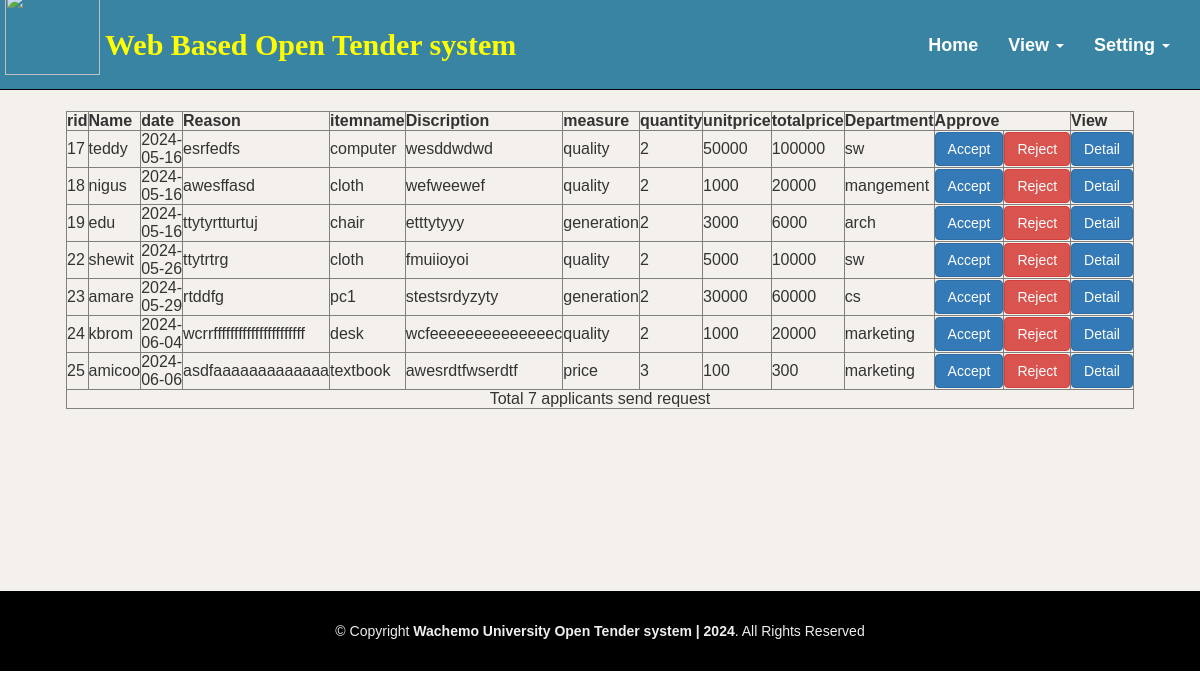
The app's page /viewrequestsc.php with its own data.
### tables this page shows
CREATE TABLE `request` (
  `rid` int(100) NOT NULL,
  `name` varchar(20) NOT NULL,
  `date` date NOT NULL,
  `reason` varchar(300) NOT NULL,
  `itemkind` varchar(30) NOT NULL,
  `Discription` varchar(7000) NOT NULL,
  `measure` varchar(20) NOT NULL,
  `quantity` int(11) NOT NULL,
  `unitprice` int(11) NOT NULL,
  `totalprice` int(11) NOT NULL,
  `department` varchar(100) NOT NULL,
  `status` varchar(30) NOT NULL,
  `approve` varchar(20) NOT NULL,
  `checked` varchar(20) DEFAULT NULL
);

### viewrequestsc.php (the view, shortened to what this page needs)
<html>
<head>
 <link rel="stylesheet" href="css/fontawesome.min.css">
  <link rel="stylesheet" href="css1/mystyle1.min.css">
 <link href="css/animate/animate.min.css" rel="stylesheet">
 <link href="css/ionicons/css/ionicons.min.css" rel="stylesheet">
  <link rel="stylesheet" type="text/css" href="css/login33.css">
<link rel="stylesheet" type="text/css" href="css/stylelogin.css">
  <link rel="stylesheet" type="text/css" href="css/index.css">
  <link rel="stylesheet" href="css/fontawesome.min.css">
</head>
<body data-spy="scroll" data-target=".navbar" data-offset="50">
<nav class="navbar navbar-inverse navbar-fixed-top">
  <div class="container-fluid">
  <div class="navbar-header">
     <h3> <a class="navbar-brand1" href="#">Web Based Open Tender system</a></h3>
     <a href="index.php"><img style="margin-top:-90px;margin-left:-10px;" src="images/ww.png" width="95px"
   height="85px"></a>
    </div>
    <div>
      <div class="collapse navbar-collapse" id="myNavbar">
        <ul class="nav menu">
           <li> <a href="scientificdirector.php" ><span class="glyphicon glyphicon-home"></span>Home</a></li>
            <li class="dropdown"><a class="dropdown-toggle" data-toggle="dropdown" href="#">View <span class="caret"></span></a>
          </li>
          <li class="dropdown"><a class="dropdown-toggle" data-toggle="dropdown" href="#">Setting <span class="caret"></span></a>
          </li>
        </ul>
      </div>
    </div>
  </div>
</nav>
  <a href="javascript:void(0);" style="font-size:15px;" class="icon" onclick="myFunction()">&#9776;</a>
<div id="section1" class="container-fluid" style="visibility: visible; animation-name: fadeInUp; -webkit-animation-name: fadeInUp;">
<?php
$mysql=mysqli_connect('localhost','root','');
		?>
		<html>
		<head>
 <table border="1" width="1000" align="center" cellpadding="3" class="mytable" cellspacing="0">
                <tr>
<th>rid </th>
<th>Name </th> <th> date </th><th>Reason</th>
<th> itemname </th><th> Discription</th><th> measure </th>
<th> quantity </th><th> unitprice </th><th> totalprice </th><th> Department </th>
<th colspan="2">Approve</th><th>View</th>
            </tr>
			  <?php
			  $result = mysqli_query($mysql," SELECT * FROM request ");
while($show = mysqli_fetch_array($result)){
		$rid=$show['rid'];$name=$show['name'];$date=$show['date'];
		$reason=$show['reason'];$itemkind=$show['itemkind'];
		$itemmodel=$show['Discription'];$measure=$show['measure'];
		$quantity=$show['quantity'];$unitprice=$show['unitprice'];
		$totalprice=$show['totalprice'];
			$dep=$show['department'];
		?>
		<tr>
<td><?php echo $rid ?></td><td><?php echo $name ?></td>
<td><?php echo $date ?></td><td><?php echo $reason ?></td>
<td><?php echo $itemkind  ?></td><td><?php echo $itemmodel?></td>
<td><?php echo $measure ?></td><td><?php echo $quantity?></td>
<td><?php echo $unitprice ?></td><td><?php echo $totalprice?></td><td><?php echo $dep?></td>
<td><a href="accept.php?id=<?php echo $show['rid'] ?>">
<button class="btn btn-primary"> Accept </button></a></td>
<td><a href="reject.php?id=<?php echo $show['rid'] ?>">
<button class="btn btn-danger"> Reject </button></a></td><td>
<button type="button" class="btn btn-primary detailbtn"> Detail </button></td>
</tr>
<?php
  }
  $sql="SELECT * FROM request request";
  $result=mysqli_query($mysql,$sql);
	$records = mysqli_num_rows($result);
    ?>
	 <tr>
              <td align="center" colspan="15" ><?php echo "Total ".$records." applicants send request"; ?> </td>
            </tr>
			<?php
print( "</table>");
?>
</div>
<footer id="footer">
    <div class="container">
      <div class="copyright">
      © Copyright <strong>Wachemo University Open Tender system | 2024</strong>. All Rights Reserved
      </div>
                        </div>
  </footer>
</body>
</html>

### css/stylelogin.css (style rules this page uses)
*,:after,:before { box-sizing:border-box }
a { color:inherit;text-decoration:none }

### css/index.css (style rules this page uses)
body { margin: 0; font-family: Arial, Helvetica, sans-serif; background-color:none; overflow-y:none; }
#section1 { overflow-y: scroll; background-color:#F4F0EC; }
.collapse { float:right; font-size:20px;margin-right:40px; }
.navbar { background-color:#3884a2; height:90px; }
.navbar-brand1 { margin-left:90px;margin-top:-60px;font-size:30px;font-family:san serif;font-weight:bold;color:yellow;line-height:50px; }
ul li a { font-size:18px; font-family:sans-serif; color:white; font-weight:bold; line-height:70px; }
ul { list-style-type: none; backgjround-color: #333; margin-right:-40px; }
li { float: left; }
li a { display: block; color: white; text-align: center; padding: 44px 46px; text-decoration: none; }
#footer { position:absolute; width:100%; background: #000; padding: 0 0 30px 0; color: #eee; font-size: 14px; margin-bottom:-100px; }
#footer .copyright { text-align: center; padding-top: 30px; }

### viewrequestsc.php (style rules this page uses)
table { margin-top:40px; }
body { position: relative; }
#section1 { padding-top:50px;height:570px;color: #fff; }

### records on screen
request: rid "17", name "teddy", date "2024-05-16", reason "esrfedfs", itemkind "computer", Discription "wesddwdwd", measure "quality", quantity "2", unitprice "50000", totalprice "100000", department "sw"
request: rid "18", name "nigus", date "2024-05-16", reason "awesffasd", itemkind "cloth", Discription "wefweewef", measure "quality", quantity "2", unitprice "1000", totalprice "20000", department "mangement"
request: rid "19", name "edu", date "2024-05-16", reason "ttytyrtturtuj", itemkind "chair", Discription "etttytyyy", measure "generation", quantity "2", unitprice "3000", totalprice "6000", department "arch"
request: rid "22", name "shewit", date "2024-05-26", reason "ttytrtrg", itemkind "cloth", Discription "fmuiioyoi", measure "quality", quantity "2", unitprice "5000", totalprice "10000", department "sw"
request: rid "23", name "amare", date "2024-05-29", reason "rtddfg", itemkind "pc1", Discription "stestsrdyzyty", measure "generation", quantity "2", unitprice "30000", totalprice "60000", department "cs"
request: rid "24", name "kbrom", date "2024-06-04", reason "wcrrffffffffffffffffffffff", itemkind "desk", Discription "wcfeeeeeeeeeeeeeec", measure "quality", quantity "2", unitprice "1000", totalprice "20000", department "marketing"
request: rid "25", name "amicoo", date "2024-06-06", reason "asdfaaaaaaaaaaaaa", itemkind "textbook", Discription "awesrdtfwserdtf", measure "price", quantity "3", unitprice "100", totalprice "300", department "marketing"

### other values on screen
$records "7"
